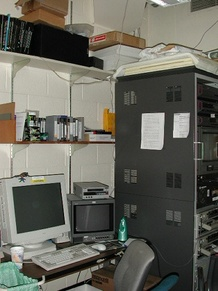
#> input picture Problem.Set.2/inputs/panoramas/grail/grail09.jpg, 218 x 291 px, shrunk from 384 x 512 before the run
$ python panoramas_modes.py
#> lines starting #> are read from the running program, lines starting #| are printed output that depends on the picture; after the words box and inside, x2 and y2 are one past the last pixel; in counts of white or black regions, pixels touching at a corner belong together
### Problem.Set.2/detectors_descriptors.py
import cv2
import numpy as np


def feature_SIFT(img1, img2):
    sift = cv2.SIFT_create()
    keyPoints1, descriptors1 = sift.detectAndCompute(img1, None)
    keyPoints2, descriptors2 = sift.detectAndCompute(img2, None)
    return keyPoints1, descriptors1, keyPoints2, descriptors2


# [5 lines left out: function feature_SURF, not called in this run]


def feature_AKAZE(img1, img2):
    akaze = cv2.AKAZE_create()
    keyPoints1, descriptors1 = akaze.detectAndCompute(img1, None)
    keyPoints2, descriptors2 = akaze.detectAndCompute(img2, None)
    return keyPoints1, descriptors1, keyPoints2, descriptors2


def feature_BRISK(img1, img2):
    brisk = cv2.BRISK_create()
    keyPoints1, descriptors1 = brisk.detectAndCompute(img1, None)
    keyPoints2, descriptors2 = brisk.detectAndCompute(img2, None)
    return keyPoints1, descriptors1, keyPoints2, descriptors2


def feature_ORB(img1, img2):
    orb = cv2.ORB_create()
    keyPoints1 = orb.detect(img1, None)
    keyPoints1, descriptors1 = orb.compute(img1, keyPoints1)
    keyPoints2 = orb.detect(img2, None)
    keyPoints2, descriptors2 = orb.compute(img2, keyPoints2)
    return keyPoints1, descriptors1, keyPoints2, descriptors2


def feature_matching(img1, img2, mode):
    if mode == 'SIFT':
        keyPoints1, descriptors1, keyPoints2, descriptors2 = feature_SIFT(
            img1, img2)
        bf = cv2.BFMatcher()
    elif mode == 'SURF':
        keyPoints1, descriptors1, keyPoints2, descriptors2 = feature_SURF(
            img1, img2)
        bf = cv2.BFMatcher(cv2.NORM_HAMMING, crossCheck=True)
    elif mode == 'BRISK':
        keyPoints1, descriptors1, keyPoints2, descriptors2 = feature_BRISK(
            img1, img2)
        bf = cv2.BFMatcher(cv2.NORM_HAMMING, crossCheck=True)
    elif mode == 'AKAZE':
        keyPoints1, descriptors1, keyPoints2, descriptors2 = feature_AKAZE(
            img1, img2)
        bf = cv2.BFMatcher(cv2.NORM_HAMMING, crossCheck=True)
    elif mode == 'ORB':
        keyPoints1, descriptors1, keyPoints2, descriptors2 = feature_ORB(
            img1, img2)
        bf = cv2.BFMatcher(cv2.NORM_HAMMING, crossCheck=True)
    matches = bf.match(descriptors1, descriptors2)
    pixels_1 = np.int16(
        [keyPoints1[m.queryIdx].pt for m in matches]).reshape(-1,  2)
    pixels_2 = np.int16(
        [keyPoints2[m.trainIdx].pt for m in matches]).reshape(-1,  2)
    return pixels_1, pixels_2

### Problem.Set.2/blend.py
import numpy as np
import cv2


def blend_modes(img_1, img_2, est_homo, mode):
    h1, w1, d1 = np.shape(img_1)  # d=3 RGB
    h2, w2, d2 = np.shape(img_2)
    p1 = est_homo.dot(np.array([0, 0, 1]))
    p2 = est_homo.dot(np.array([0, h1, 1]))
    p3 = est_homo.dot(np.array([w1, 0, 1]))
    p4 = est_homo.dot(np.array([w1, h1, 1]))
    p1 = np.int16(p1/p1[2])
    p2 = np.int16(p2/p2[2])
    p3 = np.int16(p3/p3[2])
    p4 = np.int16(p4/p4[2])
    x_min = min(0, p1[0], p2[0], p3[0], p4[0])
    x_max = max(w2, p1[0], p2[0], p3[0], p4[0])
    y_min = min(0, p1[1], p2[1], p3[1], p4[1])
    y_max = max(h2, p1[1], p2[1], p3[1], p4[1])
    x_range = np.arange(x_min, x_max+1, 1)
    y_range = np.arange(y_min, y_max+1, 1)
    x, y = np.meshgrid(x_range, y_range)
    x = np.float32(x)
    y = np.float32(y)
    homo_inv = np.linalg.pinv(est_homo)
    trans_x = homo_inv[0, 0]*x+homo_inv[0, 1]*y+homo_inv[0, 2]
    trans_y = homo_inv[1, 0]*x+homo_inv[1, 1]*y+homo_inv[1, 2]
    trans_z = homo_inv[2, 0]*x+homo_inv[2, 1]*y+homo_inv[2, 2]
    trans_x = trans_x/trans_z
    trans_y = trans_y/trans_z
    est_img_1 = cv2.remap(img_1, trans_x, trans_y, cv2.INTER_LINEAR)
    est_img_2 = cv2.remap(img_2, x, y, cv2.INTER_LINEAR)
    est_img = np.zeros(np.shape(est_img_1))

    if mode == 'alpha':
        alpha1 = cv2.remap(np.ones(np.shape(img_1)), trans_x,
                           trans_y, cv2.INTER_LINEAR)
        alpha2 = cv2.remap(np.ones(np.shape(img_2)), x, y, cv2.INTER_LINEAR)
        alpha = alpha1+alpha2
        alpha[alpha == 0] = 2
        alpha1 = alpha1/alpha
        alpha2 = alpha2/alpha
        est_img = est_img_1*alpha1+est_img_2*alpha2

    else:
        x1 = [p[1] for p in np.argwhere(est_img_1 > 0)]
        right_1 = np.max(x1)
        left_1 = np.min(x1)
        x2 = [p[1] for p in np.argwhere(est_img_2 > 0)]
        right_2 = np.max(x2)
        left_2 = np.min(x2)
        if left_1 > left_2:
            tmp = est_img_1
            est_img_1 = est_img_2
            est_img_2 = tmp
            tmp_r = right_1
            right_1 = right_2
            right_2 = tmp_r
            tmp_l = left_1
            left_1 = left_2
            left_2 = tmp_l
        # now, est_img_1 is the left side

        if mode == 'multiband':
            len = right_1-left_2
            est_img[:, :left_2+1, :] = est_img_1[:, :left_2+1, :]
            est_img[:, right_1:, :] = est_img_2[:, right_1:, :]
            for i in range(left_2+1, right_1):
                est_img[:, i, :] = (1-(i-left_2)/len)*est_img_1[:,i, :]+(1-(right_1-i)/len)*est_img_2[:, i, :]

        elif mode == 'poisson':
            est_img[:, :right_1+1, :] = est_img_1[:, :right_1+1, :]
            est_img[:, right_1:, :] = est_img_2[:, right_1:, :]
            y1 = [p[0]
                  for p in np.argwhere(est_img_1[:, left_2+1:right_1, :] > 0)]
            y2 = [p[0]
                  for p in np.argwhere(est_img_2[:, left_2+1:right_1, :] > 0)]
            up = max(np.max(y1), np.max(y2))
            down = min(np.min(y1), np.min(y2))
            src = np.uint8(est_img_1[down+1:up, left_2:right_1+1, :])
            mask = np.ones(np.shape(src), dtype=np.uint8)
            mask = 255*mask
            dst = np.uint8(est_img)
            pos = (int((left_2+1+right_1)/2), int((up+down)/2))
            flag = cv2.MIXED_CLONE
            est_img = cv2.seamlessClone(src, dst, mask, pos, flag)

        elif mode == 'pyramid':
            est_img = np.hstack(
                (est_img_1[:, :right_1], est_img_2[:, left_2:]))
            layer = est_img_1.copy()
            gaussian_pyramid = [layer]
            for i in range(3):
                layer = cv2.pyrDown(layer)
                gaussian_pyramid.append(layer)
            layer = gaussian_pyramid[2]
            laplacian_pyramid = [layer]
            for i in range(2, 0, -1):
                size = (gaussian_pyramid[i - 1].shape[1],
                        gaussian_pyramid[i - 1].shape[0])
                gaussian_expanded = cv2.pyrUp(
                    gaussian_pyramid[i], dstsize=size)
                laplacian = cv2.subtract(
                    gaussian_pyramid[i - 1], gaussian_expanded)
                laplacian_pyramid.append(laplacian)
            layer = est_img_2.copy()
            gaussian_pyramid2 = [layer]
            for i in range(3):
                layer = cv2.pyrDown(layer)
                gaussian_pyramid2.append(layer)
            layer = gaussian_pyramid2[2]
            laplacian_pyramid2 = [layer]
            for i in range(2, 0, -1):
                size = (gaussian_pyramid2[i - 1].shape[1],
                        gaussian_pyramid2[i - 1].shape[0])
                gaussian_expanded = cv2.pyrUp(
                    gaussian_pyramid2[i], dstsize=size)
                laplacian = cv2.subtract(
                    gaussian_pyramid2[i - 1], gaussian_expanded)
                laplacian_pyramid2.append(laplacian)
            est_img_pyramid = []
            for img1_lap, img2_lap in zip(laplacian_pyramid, laplacian_pyramid2):
                cols, rows, ch = img1_lap.shape
                laplacian = np.hstack(
                    (img1_lap[:, 0:int(cols/2)], img2_lap[:, int(cols/2):]))
                est_img_pyramid.append(laplacian)
            est_img_reconstructed = est_img_pyramid[0]
            for i in range(1, 3):
                size = (est_img_pyramid[i].shape[1],
                        est_img_pyramid[i].shape[0])
                est_img_reconstructed = cv2.pyrUp(
                    est_img_reconstructed, dstsize=size)
                est_img_reconstructed = cv2.add(
                    est_img_pyramid[i], est_img_reconstructed)
            est_img = est_img_reconstructed
    return est_img

### Problem.Set.2/panoramas_modes.py
import cv2
import numpy as np
from detectors_descriptors import feature_matching
from blend import blend_modes


def generate_panorama_modes(ordered_img_seq, mode_feature, mode_blend):
    length = len(ordered_img_seq)
    mid = int(length/2)
    i = mid-1
    j = mid+1
    principle_img = ordered_img_seq[mid]
    while(j < length):
        pixels1, pixels2 = feature_matching(
            ordered_img_seq[j], principle_img, mode_feature)
        homo_matrix, _ = cv2.findHomography(pixels1, pixels2,
                                            method=cv2.RANSAC, ransacReprojThreshold=5.0)
        principle_img = blend_modes(
            ordered_img_seq[j], principle_img, homo_matrix, mode_blend)
        principle_img = np.uint8(principle_img)
        j = j+1
    while(i >= 0):
        pixels1, pixels2 = feature_matching(
            ordered_img_seq[i], principle_img, mode_feature)
        homo_matrix, _ = cv2.findHomography(pixels1, pixels2,
                                            method=cv2.RANSAC, ransacReprojThreshold=5.0)
        principle_img = blend_modes(
            ordered_img_seq[i], principle_img, homo_matrix, mode_blend)
        principle_img = np.uint8(principle_img)
        i = i-1
    est_pano = principle_img
    return est_pano


def main():
    img_1 = cv2.imread('inputs/panoramas/grail/grail09.jpg')
#> img_1 is the input picture: shape (291, 218, 3); mean B, G, R 91, 100.5, 101.3
    img_2 = cv2.imread('inputs/panoramas/grail/grail10.jpg')
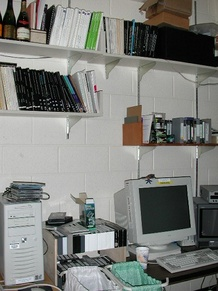
#> input picture Problem.Set.2/inputs/panoramas/grail/grail10.jpg, 218 x 291 px, shrunk from 384 x 512 before the run
#> img_2 is the input picture: shape (291, 218, 3); mean B, G, R 122.1, 126.5, 125
    img_3 = cv2.imread('inputs/panoramas/grail/grail11.jpg')
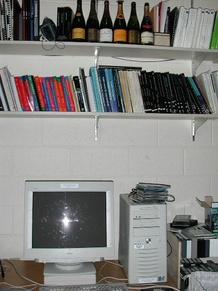
#> input picture Problem.Set.2/inputs/panoramas/grail/grail11.jpg, 218 x 291 px, shrunk from 384 x 512 before the run
#> img_3 is the input picture: shape (291, 218, 3); mean B, G, R 124.7, 127.8, 128.5
    img_4 = cv2.imread('inputs/panoramas/grail/grail12.jpg')
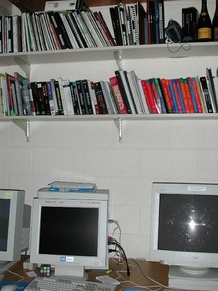
#> input picture Problem.Set.2/inputs/panoramas/grail/grail12.jpg, 218 x 291 px, shrunk from 384 x 512 before the run
#> img_4 is the input picture: shape (291, 218, 3); mean B, G, R 120.2, 123, 124.2
    img_5 = cv2.imread('inputs/panoramas/grail/grail13.jpg')
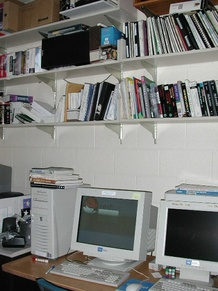
#> input picture Problem.Set.2/inputs/panoramas/grail/grail13.jpg, 218 x 291 px, shrunk from 384 x 512 before the run
#> img_5 is the input picture: shape (291, 218, 3); mean B, G, R 120.8, 124.4, 124
    img_list = []
    img_list.append(img_1)
    img_list.append(img_2)
    img_list.append(img_3)
    img_list.append(img_4)
    img_list.append(img_5)

    # SURF need lower version of Opencv
    modes_feature = ['SIFT','AKAZE','BRISK','ORB']
    for mode in modes_feature:
        pano = generate_panorama_modes(img_list, mode, 'alpha')
        cv2.imwrite(
            f"outputs/panoramas/grail_{mode}.jpg", pano)
#> this loop made 4 passes

    # alpha blending is what I use in main_project
    modes_blend = ['alpha','multiband','poisson','pyramid']
    for mode in modes_blend:
        pano = generate_panorama_modes(img_list, 'SIFT', mode)
        cv2.imwrite(
            f"outputs/panoramas/library_{mode}.jpg", pano)
#> this loop made 4 passes
#> pass 1, in blend_modes (call 17), `alpha2 = cv2.remap(np.ones(np.shape(img_2)), x, y, cv2.INTER_LINEAR)`:
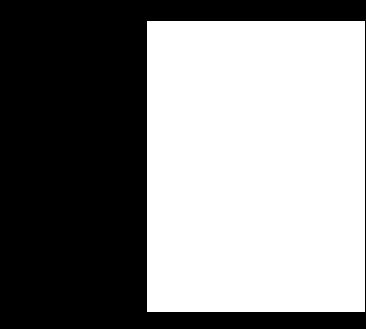
#> alpha2: shape (329, 366, 3) float64; values 0 (black) and 1 (white), 52.7% white; 1 black region, box (x1, y1, x2, y2) and area: (0, 0, 366, 329) 56976
#> pass 1, in blend_modes (call 17), `alpha1 = alpha1/alpha`:
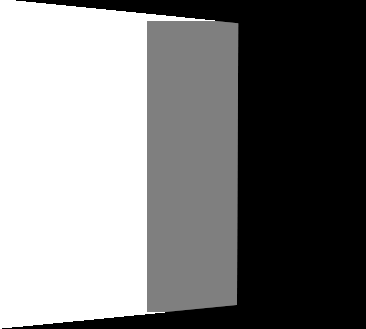
#> alpha1: shape (329, 366, 3) float64; min 0, max 1, mean 0.496

    # OpenCV use SIFT to stitch
    stitchy = cv2.Stitcher.create()
    (dummy, panorama) = stitchy.stitch(img_list)
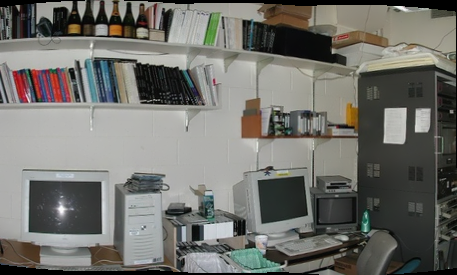
#> panorama: shape (275, 457, 3); mean of channels 0, 1, 2 107.5, 112.7, 113; drawn as B, G, R
    if dummy != cv2.STITCHER_OK:
        print("Failed")
    else:
        print("Suceessful")
        cv2.imwrite(f'outputs/panoramas/grail_cv2.jpg', panorama)


if __name__ == '__main__':
    main()
